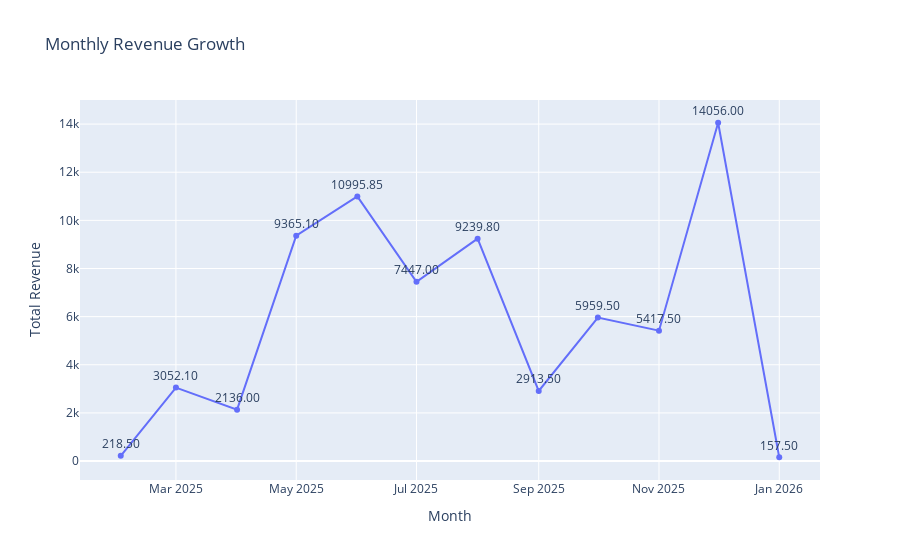

Notebook code for this chart:
### Markdown cell above
#### - Monthly Revenue Growth : 
revenue trends over time

### Code cell
# Display monthly revenue growth

revenue_by_month = """
SELECT 
    DATE_FORMAT(P.PaymentDate, '%Y-%m') AS Month,
    SUM(P.Amount) AS TotalRevenue
FROM Payment P
GROUP BY Month
ORDER BY Month;

"""
revenue_by_month_df = run_query(revenue_by_month)

# Define dataframe
revenue_by_month_df.columns = ["Month", "Total Revenue"]

# Convert 'Month' to datetime for better plotting
revenue_by_month_df["Month"] = pd.to_datetime(revenue_by_month_df["Month"])

# Create the line chart 
revenue_by_month_plot = px.line(
    revenue_by_month_df,  
    x="Month",
    y="Total Revenue",
    text = "Total Revenue",
    title="Monthly Revenue Growth",
    markers=True
)

# Update text format
revenue_by_month_plot.update_traces(texttemplate="%{text:.2f}", textposition="top center")

# Show the plot
revenue_by_month_plot.show()

### Figure 1 — Plotly figure (JSON) as saved in the notebook; plotly's stock layout.template omitted (floating-point values rounded to 4 significant figures)
{"data": [{"hovertemplate": "Month=%{x}<br>Total Revenue=%{text}<extra></extra>", "legendgroup": "", "line": {"color": "#636efa", "dash": "solid"}, "marker": {"symbol": "circle"}, "mode": "lines+markers+text", "name": "", "orientation": "v", "showlegend": false, "text": [218.5, 3052.0, 2136, 9365.0, 11000.0, 7447, 9240.0, 2914.0, 5960.0, 5418.0, 14056, 157.5], "textposition": "top center", "texttemplate": "%{text:.2f}", "type": "scatter", "x": ["2025-02-01T00:00:00", "2025-03-01T00:00:00", "2025-04-01T00:00:00", "2025-05-01T00:00:00", "2025-06-01T00:00:00", "2025-07-01T00:00:00", "2025-08-01T00:00:00", "2025-09-01T00:00:00", "2025-10-01T00:00:00", "2025-11-01T00:00:00", "2025-12-01T00:00:00", "2026-01-01T00:00:00"], "xaxis": "x", "y": [218.5, 3052.0, 2136, 9365.0, 11000.0, 7447, 9240.0, 2914.0, 5960.0, 5418.0, 14056, 157.5], "yaxis": "y"}], "layout": {"autosize": true, "legend": {"tracegroupgap": 0}, "title": {"text": "Monthly Revenue Growth"}, "xaxis": {"anchor": "y", "autorange": true, "domain": [0, 1], "range": ["2025-01-11 17:35:57.8753", "2026-01-21 06:24:02.1247"], "title": {"text": "Month"}, "type": "date"}, "yaxis": {"anchor": "x", "autorange": true, "domain": [0, 1], "range": [-989.5, 15200.0], "title": {"text": "Total Revenue"}, "type": "linear"}}}
